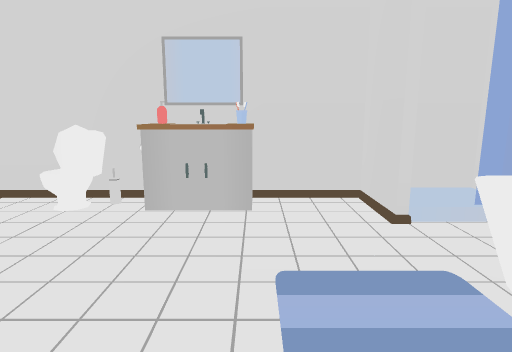
View 1 (above)

12 first-person views from a walk through a Unity game level. The camera is 1.2 m above the floor, tilts 10° down and sees 75° across. Doors are open. The floor is counted in squares, 0.5 m on a side. Each view is taken from the middle of a square. On the plan, view 1 faces up. The plan holds only what a view shows up to about 20 squares ahead; the rest is blank. The player is left out. Some surface patterns are stand-ins.

View 2
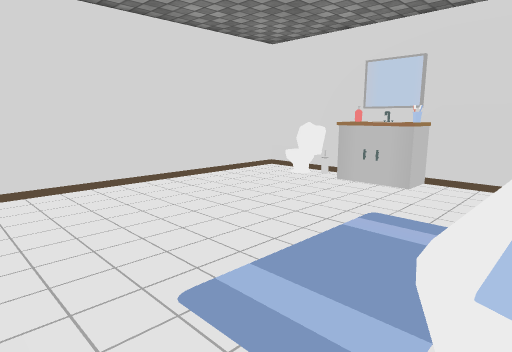

View 3
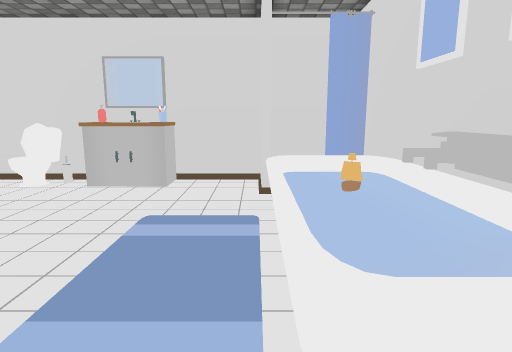

View 4
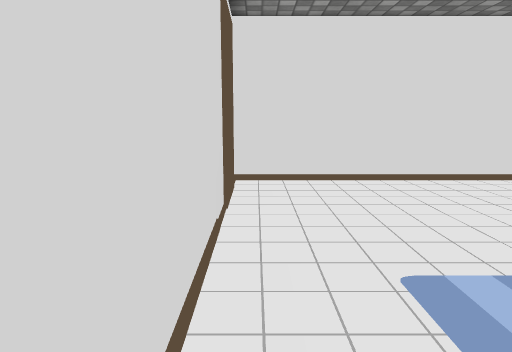

View 5
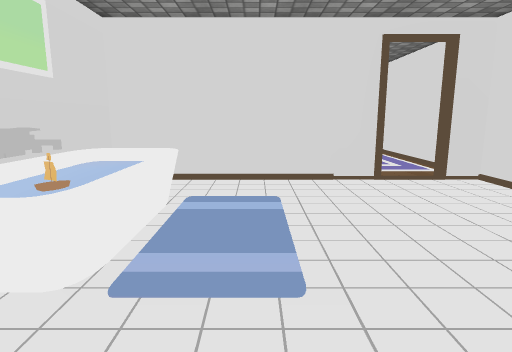

View 6
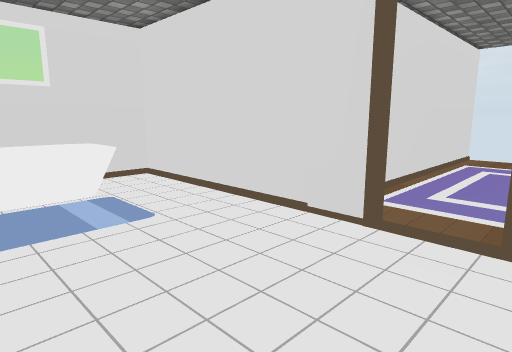

View 7
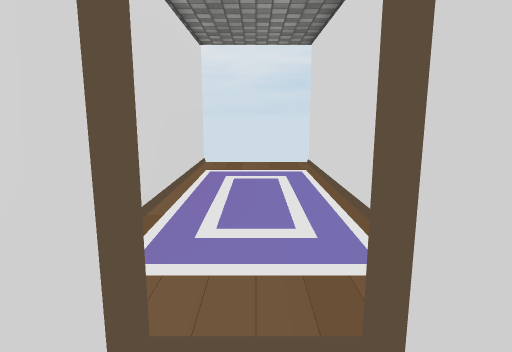

View 8
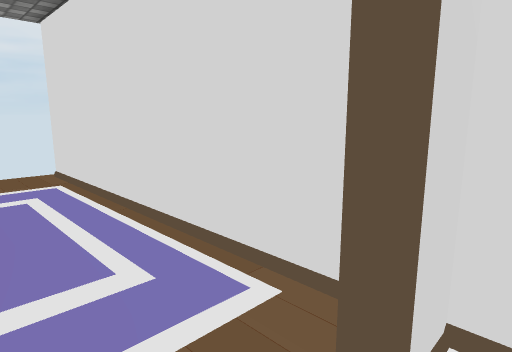

View 9
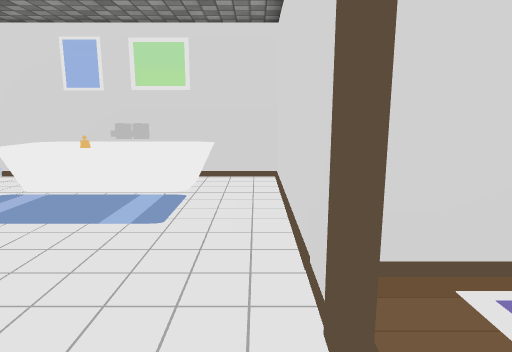

View 10
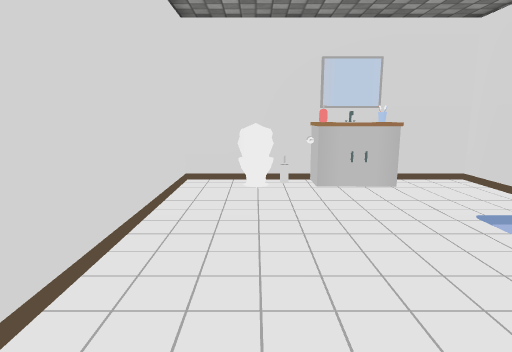

View 11
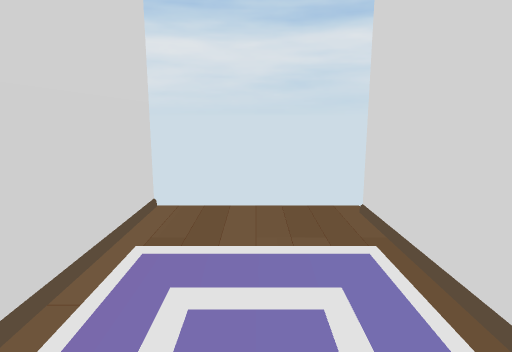

View 12
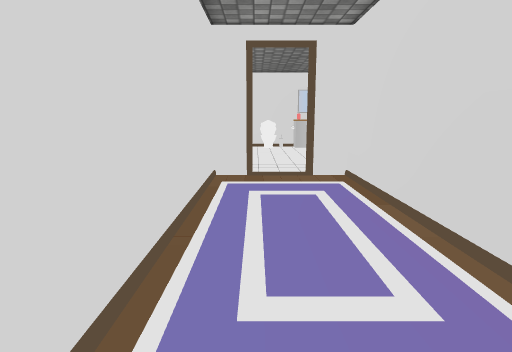

### Floor plan
Key: @ floor where view 1 was taken; # wall or solid block; . floor; D open door; = window, fence, low wall or low ledge; ^ raised ledge; T toilet; O other object.
Columns run from 8 left of view 1 to 7 right of it. Each row starts with its distance up from view 1.
 10 ###T########
  9 #..T.O^^^..#
  8 #.....^^...#
  7 #...........
  6 #...........   #
  5 #..........====#
  4 #..........=^^=#
  3 #..........=^O=#
  2 #..........=^^##
  1 #..........=^^=#
  0 #.......@..=^^=#
 -1 #..........====#
 -2 #...........   #
 -3 #............. #
 -4 ##DDD##########
 -5 #.....#
 -6 #.....#
 -7 #.....#
 -8 #.....#
 -9 #.....#
-10 #.....#
-11 #.....#
-12 #.....#
-13 #.....#
-14 #.....#
-15 #.....#
-16 #.....#
-17 #.....#
-18 #.....#
-19       #

Where each view was taken, in squares from view 1:
view 1: 0 up, 0 right, facing up
view 2: 3 down, 4 right, facing up-left
view 3: 3 down, 3 right, facing up
view 4: 3 down, 5 right, facing left
view 5: 9 up, 1 right, facing down
view 6: 3 up, 7 left, facing down-right
view 7: 1 down, 5 left, facing down
view 8: 3 down, 4 left, facing down-left
view 9: 3 down, 7 left, facing right
view 10: 3 down, 5 left, facing up
view 11: 10 down, 5 left, facing down
view 12: 18 down, 6 left, facing up
